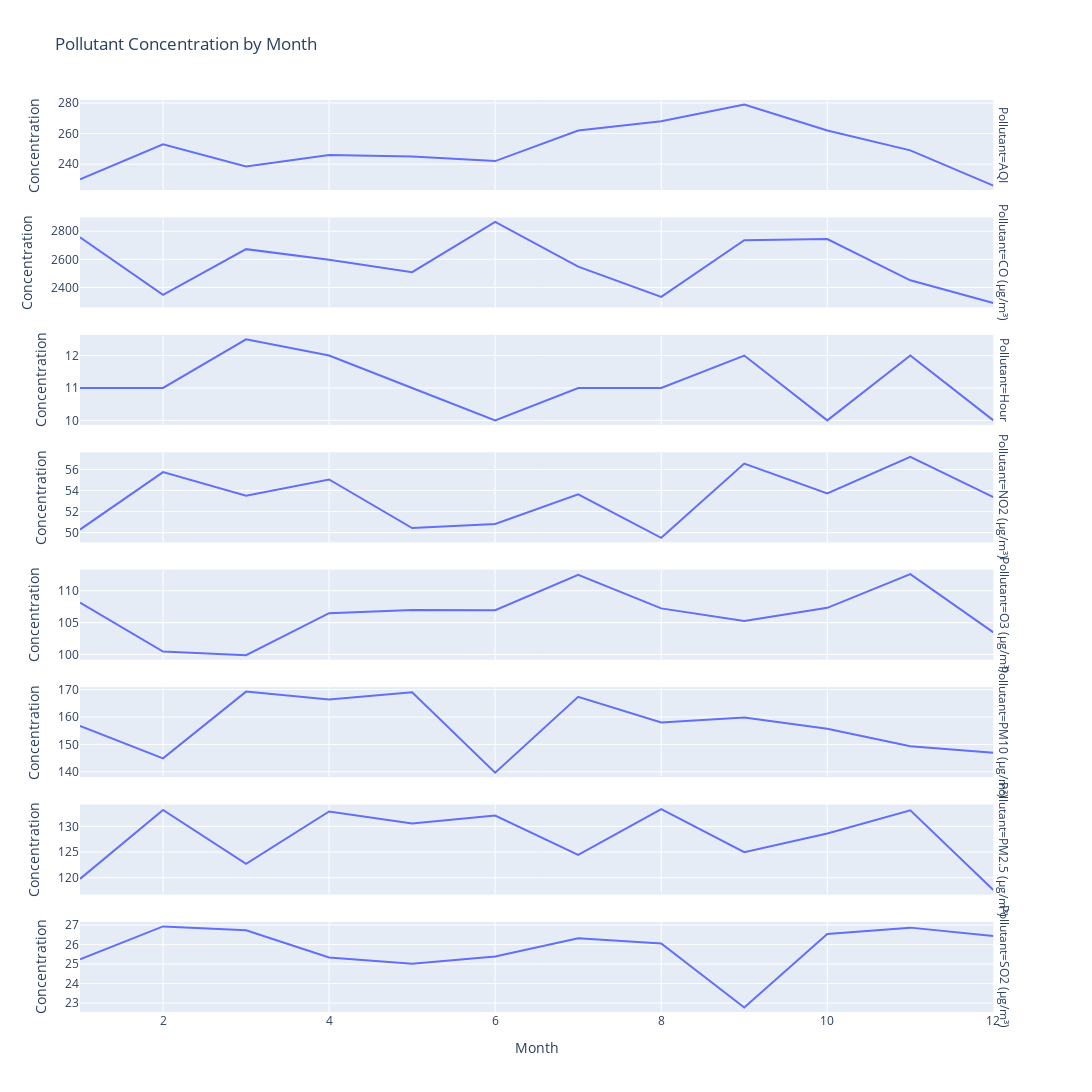

Notebook source saved alongside this figure:
### Code cell
pollution_by_month = pollution_by_hour_month.melt(id_vars=['Month'], var_name='Pollutant', value_name='Concentration')
pollution_by_month = pollution_by_month.groupby(['Month', 'Pollutant']).median().reset_index()

fig = px.line(
    pollution_by_month,
    x = 'Month',
    y = 'Concentration',
    facet_row='Pollutant',
    title='Monthly Pollutant Concentration'
)
fig.update_yaxes(matches=None)
fig.update_layout(height=1500, width=1200, title_text="Pollutant Concentration by Month")
fig.show()

### Figure 1 — Plotly figure (JSON) as saved in the notebook; plotly's stock layout.template omitted (floating-point values rounded to 4 significant figures)
{"data": [{"hovertemplate": "Pollutant=AQI<br>Month=%{x}<br>Concentration=%{y}<extra></extra>", "legendgroup": "", "line": {"color": "#636efa", "dash": "solid"}, "marker": {"symbol": "circle"}, "mode": "lines", "name": "", "orientation": "v", "showlegend": false, "type": "scatter", "x": [1, 2, 3, 4, 5, 6, 7, 8, 9, 10, 11, 12], "xaxis": "x8", "y": [230.0, 253.0, 238.5, 246.0, 245.0, 242.0, 262.0, 268.0, 279.0, 262.0, 249.0, 226.0], "yaxis": "y8"}, {"hovertemplate": "Pollutant=CO (µg/m³)<br>Month=%{x}<br>Concentration=%{y}<extra></extra>", "legendgroup": "", "line": {"color": "#636efa", "dash": "solid"}, "marker": {"symbol": "circle"}, "mode": "lines", "name": "", "orientation": "v", "showlegend": false, "type": "scatter", "x": [1, 2, 3, 4, 5, 6, 7, 8, 9, 10, 11, 12], "xaxis": "x7", "y": [2757.0, 2347.0, 2672.0, 2597.0, 2509.0, 2866.0, 2548.0, 2333.0, 2736.0, 2744.0, 2451.0, 2289.0], "yaxis": "y7"}, {"hovertemplate": "Pollutant=Hour<br>Month=%{x}<br>Concentration=%{y}<extra></extra>", "legendgroup": "", "line": {"color": "#636efa", "dash": "solid"}, "marker": {"symbol": "circle"}, "mode": "lines", "name": "", "orientation": "v", "showlegend": false, "type": "scatter", "x": [1, 2, 3, 4, 5, 6, 7, 8, 9, 10, 11, 12], "xaxis": "x6", "y": [11.0, 11.0, 12.5, 12.0, 11.0, 10.0, 11.0, 11.0, 12.0, 10.0, 12.0, 10.0], "yaxis": "y6"}, {"hovertemplate": "Pollutant=NO2 (µg/m³)<br>Month=%{x}<br>Concentration=%{y}<extra></extra>", "legendgroup": "", "line": {"color": "#636efa", "dash": "solid"}, "marker": {"symbol": "circle"}, "mode": "lines", "name": "", "orientation": "v", "showlegend": false, "type": "scatter", "x": [1, 2, 3, 4, 5, 6, 7, 8, 9, 10, 11, 12], "xaxis": "x5", "y": [50.29, 55.75, 53.52, 55.05, 50.44, 50.83, 53.65, 49.51, 56.57, 53.74, 57.21, 53.37], "yaxis": "y5"}, {"hovertemplate": "Pollutant=O3 (µg/m³)<br>Month=%{x}<br>Concentration=%{y}<extra></extra>", "legendgroup": "", "line": {"color": "#636efa", "dash": "solid"}, "marker": {"symbol": "circle"}, "mode": "lines", "name": "", "orientation": "v", "showlegend": false, "type": "scatter", "x": [1, 2, 3, 4, 5, 6, 7, 8, 9, 10, 11, 12], "xaxis": "x4", "y": [108.1, 100.5, 99.89, 106.5, 107.0, 107.0, 112.5, 107.2, 105.3, 107.3, 112.6, 103.5], "yaxis": "y4"}, {"hovertemplate": "Pollutant=PM10 (µg/m³)<br>Month=%{x}<br>Concentration=%{y}<extra></extra>", "legendgroup": "", "line": {"color": "#636efa", "dash": "solid"}, "marker": {"symbol": "circle"}, "mode": "lines", "name": "", "orientation": "v", "showlegend": false, "type": "scatter", "x": [1, 2, 3, 4, 5, 6, 7, 8, 9, 10, 11, 12], "xaxis": "x3", "y": [156.7, 144.9, 169.3, 166.4, 169.0, 139.7, 167.4, 158.0, 159.8, 155.7, 149.3, 147.0], "yaxis": "y3"}, {"hovertemplate": "Pollutant=PM2.5 (µg/m³)<br>Month=%{x}<br>Concentration=%{y}<extra></extra>", "legendgroup": "", "line": {"color": "#636efa", "dash": "solid"}, "marker": {"symbol": "circle"}, "mode": "lines", "name": "", "orientation": "v", "showlegend": false, "type": "scatter", "x": [1, 2, 3, 4, 5, 6, 7, 8, 9, 10, 11, 12], "xaxis": "x2", "y": [119.8, 133.2, 122.7, 132.9, 130.6, 132.1, 124.5, 133.4, 125.0, 128.6, 133.1, 117.6], "yaxis": "y2"}, {"hovertemplate": "Pollutant=SO2 (µg/m³)<br>Month=%{x}<br>Concentration=%{y}<extra></extra>", "legendgroup": "", "line": {"color": "#636efa", "dash": "solid"}, "marker": {"symbol": "circle"}, "mode": "lines", "name": "", "orientation": "v", "showlegend": false, "type": "scatter", "x": [1, 2, 3, 4, 5, 6, 7, 8, 9, 10, 11, 12], "xaxis": "x", "y": [25.25, 26.93, 26.74, 25.34, 25.02, 25.39, 26.32, 26.06, 22.77, 26.54, 26.87, 26.44], "yaxis": "y"}], "layout": {"annotations": [{"font": {}, "showarrow": false, "text": "Pollutant=SO2 (µg/m³)", "textangle": 90, "x": 0.98, "xanchor": "left", "xref": "paper", "y": 0.04938, "yanchor": "middle", "yref": "paper"}, {"font": {}, "showarrow": false, "text": "Pollutant=PM2.5 (µg/m³)", "textangle": 90, "x": 0.98, "xanchor": "left", "xref": "paper", "y": 0.1781, "yanchor": "middle", "yref": "paper"}, {"font": {}, "showarrow": false, "text": "Pollutant=PM10 (µg/m³)", "textangle": 90, "x": 0.98, "xanchor": "left", "xref": "paper", "y": 0.3069, "yanchor": "middle", "yref": "paper"}, {"font": {}, "showarrow": false, "text": "Pollutant=O3 (µg/m³)", "textangle": 90, "x": 0.98, "xanchor": "left", "xref": "paper", "y": 0.4356, "yanchor": "middle", "yref": "paper"}, {"font": {}, "showarrow": false, "text": "Pollutant=NO2 (µg/m³)", "textangle": 90, "x": 0.98, "xanchor": "left", "xref": "paper", "y": 0.5644, "yanchor": "middle", "yref": "paper"}, {"font": {}, "showarrow": false, "text": "Pollutant=Hour", "textangle": 90, "x": 0.98, "xanchor": "left", "xref": "paper", "y": 0.6931, "yanchor": "middle", "yref": "paper"}, {"font": {}, "showarrow": false, "text": "Pollutant=CO (µg/m³)", "textangle": 90, "x": 0.98, "xanchor": "left", "xref": "paper", "y": 0.8219, "yanchor": "middle", "yref": "paper"}, {"font": {}, "showarrow": false, "text": "Pollutant=AQI", "textangle": 90, "x": 0.98, "xanchor": "left", "xref": "paper", "y": 0.9506, "yanchor": "middle", "yref": "paper"}], "height": 1500, "legend": {"tracegroupgap": 0}, "title": {"text": "Pollutant Concentration by Month"}, "width": 1200, "xaxis": {"anchor": "y", "domain": [0, 0.98], "title": {"text": "Month"}}, "xaxis2": {"anchor": "y2", "domain": [0, 0.98], "matches": "x", "showticklabels": false}, "xaxis3": {"anchor": "y3", "domain": [0, 0.98], "matches": "x", "showticklabels": false}, "xaxis4": {"anchor": "y4", "domain": [0, 0.98], "matches": "x", "showticklabels": false}, "xaxis5": {"anchor": "y5", "domain": [0, 0.98], "matches": "x", "showticklabels": false}, "xaxis6": {"anchor": "y6", "domain": [0, 0.98], "matches": "x", "showticklabels": false}, "xaxis7": {"anchor": "y7", "domain": [0, 0.98], "matches": "x", "showticklabels": false}, "xaxis8": {"anchor": "y8", "domain": [0, 0.98], "matches": "x", "showticklabels": false}, "yaxis": {"anchor": "x", "domain": [0, 0.09875], "title": {"text": "Concentration"}}, "yaxis2": {"anchor": "x2", "domain": [0.1288, 0.2275], "title": {"text": "Concentration"}}, "yaxis3": {"anchor": "x3", "domain": [0.2575, 0.3563], "title": {"text": "Concentration"}}, "yaxis4": {"anchor": "x4", "domain": [0.3862, 0.485], "title": {"text": "Concentration"}}, "yaxis5": {"anchor": "x5", "domain": [0.515, 0.6138], "title": {"text": "Concentration"}}, "yaxis6": {"anchor": "x6", "domain": [0.6438, 0.7425], "title": {"text": "Concentration"}}, "yaxis7": {"anchor": "x7", "domain": [0.7725, 0.8712], "title": {"text": "Concentration"}}, "yaxis8": {"anchor": "x8", "domain": [0.9012, 1], "title": {"text": "Concentration"}}}}
